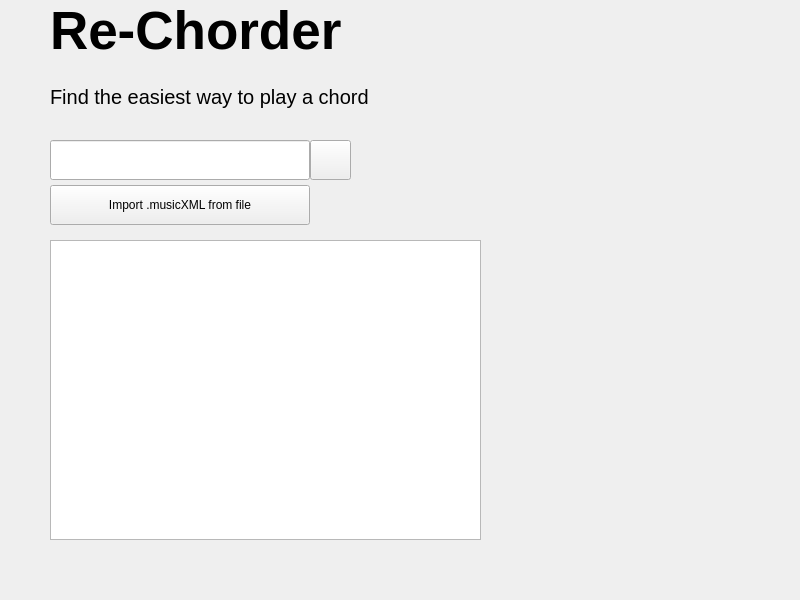
<?xml version="1.0" encoding="UTF-8"?>
<ui version="4.0">
 <class>MainWindow</class>
 <widget class="QMainWindow" name="MainWindow">
  <property name="geometry">
   <rect>
    <x>0</x>
    <y>0</y>
    <width>800</width>
    <height>600</height>
   </rect>
  </property>
  <property name="minimumSize">
   <size>
    <width>800</width>
    <height>600</height>
   </size>
  </property>
  <property name="maximumSize">
   <size>
    <width>800</width>
    <height>600</height>
   </size>
  </property>
  <property name="baseSize">
   <size>
    <width>800</width>
    <height>600</height>
   </size>
  </property>
  <property name="windowTitle">
   <string>Re-Chorder</string>
  </property>
  <property name="windowIcon">
   <iconset>
    <normaloff>icon/synthesizer.png</normaloff>icon/synthesizer.png</iconset>
  </property>
  <widget class="QWidget" name="centralwidget">
   <widget class="QPushButton" name="importButton">
    <property name="geometry">
     <rect>
      <x>50</x>
      <y>185</y>
      <width>260</width>
      <height>40</height>
     </rect>
    </property>
    <property name="text">
     <string>Import .musicXML from file</string>
    </property>
    <property name="icon">
     <iconset>
      <normaloff>icon/import.png</normaloff>icon/import.png</iconset>
    </property>
   </widget>
   <widget class="QListWidget" name="songList">
    <property name="geometry">
     <rect>
      <x>50</x>
      <y>240</y>
      <width>431</width>
      <height>300</height>
     </rect>
    </property>
    <property name="sortingEnabled">
     <bool>true</bool>
    </property>
   </widget>
   <widget class="QLineEdit" name="searchBar">
    <property name="geometry">
     <rect>
      <x>50</x>
      <y>140</y>
      <width>260</width>
      <height>40</height>
     </rect>
    </property>
    <property name="text">
     <string/>
    </property>
   </widget>
   <widget class="QPushButton" name="importButton_2">
    <property name="geometry">
     <rect>
      <x>310</x>
      <y>140</y>
      <width>41</width>
      <height>40</height>
     </rect>
    </property>
    <property name="text">
     <string/>
    </property>
    <property name="icon">
     <iconset>
      <normaloff>icon/magnifying-glass.png</normaloff>icon/magnifying-glass.png</iconset>
    </property>
   </widget>
   <widget class="QWidget" name="layoutWidget">
    <property name="geometry">
     <rect>
      <x>50</x>
      <y>0</y>
      <width>430</width>
      <height>127</height>
     </rect>
    </property>
    <layout class="QVBoxLayout" name="Title">
     <item>
      <widget class="QLabel" name="logo">
       <property name="font">
        <font>
         <pointsize>40</pointsize>
         <bold>true</bold>
        </font>
       </property>
       <property name="text">
        <string>Re-Chorder</string>
       </property>
      </widget>
     </item>
     <item>
      <widget class="QLabel" name="subTitle">
       <property name="font">
        <font>
         <pointsize>15</pointsize>
        </font>
       </property>
       <property name="text">
        <string>Find the easiest way to play a chord</string>
       </property>
      </widget>
     </item>
    </layout>
   </widget>
  </widget>
 </widget>
 <resources/>
 <connections/>
</ui>
